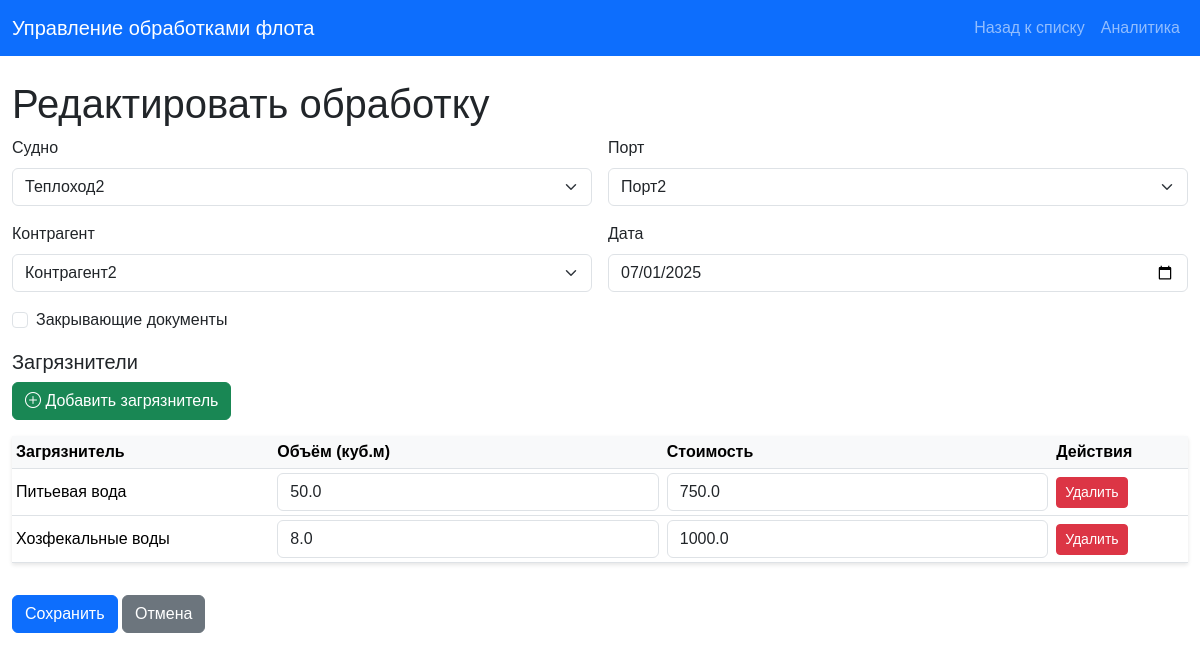
Before: /edit/2 with the older database file.
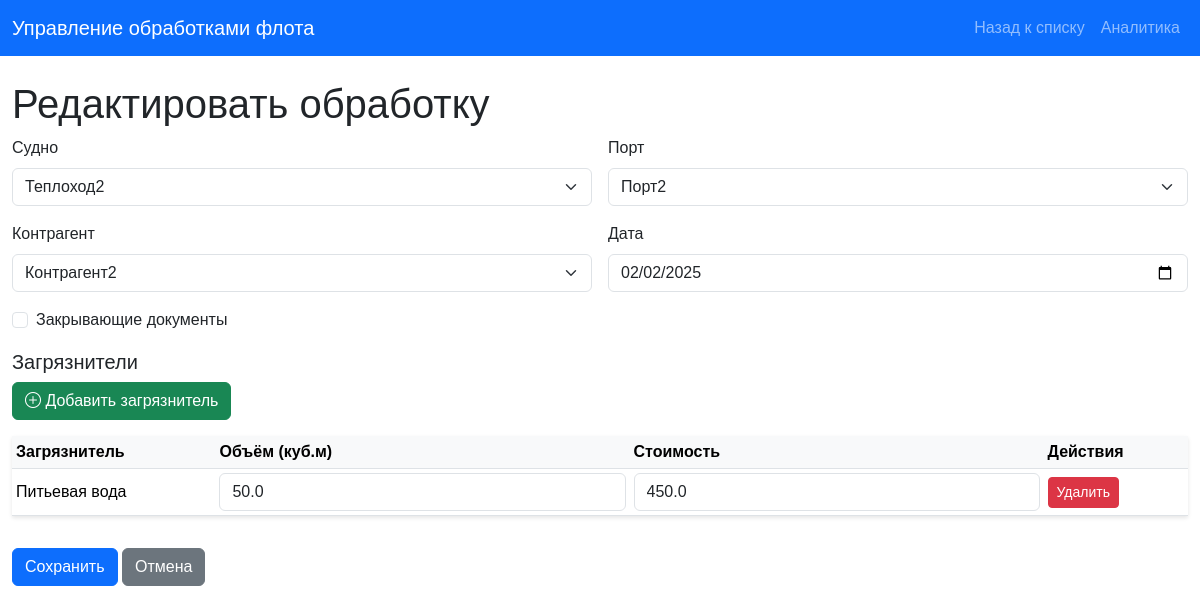
After: the same page with the newer database file.
### main.py (models this page shows)
class Operation(Base):
    __tablename__ = "operations"
    id = Column(Integer, primary_key=True, index=True)
    ship_id = Column(Integer, ForeignKey("ships.id"))
    port_id = Column(Integer, ForeignKey("ports.id"))
    contractor_id = Column(Integer, ForeignKey("contractors.id"))
    date = Column(Date)
    has_documents = Column(Boolean, default=False)
    ship = relationship("Ship")
    port = relationship("Port")
    contractor = relationship("Contractor")
    pollutants = relationship("OperationPollutant", back_populates="operation", cascade="all, delete-orphan")

class OperationPollutant(Base):
    __tablename__ = "operation_pollutants"
    id = Column(Integer, primary_key=True, index=True)
    operation_id = Column(Integer, ForeignKey("operations.id"))
    pollutant_id = Column(Integer, ForeignKey("pollutants.id"))
    volume = Column(Float, default=0.0)
    cost = Column(Float, default=0.0)
    operation = relationship("Operation", back_populates="pollutants")
    pollutant = relationship("Pollutant")

class Pollutant(Base):
    __tablename__ = "pollutants"
    id = Column(Integer, primary_key=True, index=True)
    name = Column(String, unique=True, index=True)

class Ship(Base):
    __tablename__ = "ships"
    id = Column(Integer, primary_key=True, index=True)
    name = Column(String, unique=True, index=True)

class Port(Base):
    __tablename__ = "ports"
    id = Column(Integer, primary_key=True, index=True)
    name = Column(String, unique=True, index=True)

class Contractor(Base):
    __tablename__ = "contractors"
    id = Column(Integer, primary_key=True, index=True)
    name = Column(String, unique=True, index=True)

### main.py (the view)
@app.get("/edit/{operation_id}", response_class=HTMLResponse)
async def edit_form(operation_id: int, request: Request, db: Session = Depends(get_db)):
    operation = db.query(Operation).filter(Operation.id == operation_id).first()
    if not operation:
        raise HTTPException(status_code=404, detail="Операция не найдена")
    ships = db.query(Ship).all()
    ports = db.query(Port).all()
    contractors = db.query(Contractor).all()
    pollutants = db.query(Pollutant).all()
    operation_pollutants = {op.pollutant_id: op for op in operation.pollutants} if operation.pollutants else {}
    return templates.TemplateResponse("edit.html", {
        "request": request, "operation": operation, "ships": ships, "ports": ports,
        "contractors": contractors, "pollutants": pollutants, "operation_pollutants": operation_pollutants
    })

### templates/edit.html (shortened to what the changed rows need)
<!DOCTYPE html>
<html lang="ru">
<head>
    <link href="https://cdn.jsdelivr.net/npm/bootstrap@5.3.3/dist/css/bootstrap.min.css" rel="stylesheet">
    <link href="/static/styles.css" rel="stylesheet">
    <link href="https://cdn.jsdelivr.net/npm/bootstrap-icons/font/bootstrap-icons.css" rel="stylesheet">
</head>
<body>
    <div class="container mt-4">
        <h1>Редактировать обработку</h1>
        <form method="post" class="row g-3" id="editForm">
            <div class="col-md-6">
                <label for="ship_id" class="form-label">Судно</label>
                <select name="ship_id" id="ship_id" class="form-select" required>
                    {% for ship in ships %}
                    <option value="{{ ship.id }}" {% if ship.id == operation.ship_id %}selected{% endif %}>{{ ship.name }}</option>
                    {% endfor %}
                </select>
            </div>
            <div class="col-md-6">
                <label for="port_id" class="form-label">Порт</label>
                <select name="port_id" id="port_id" class="form-select" required>
                    {% for port in ports %}
                    <option value="{{ port.id }}" {% if port.id == operation.port_id %}selected{% endif %}>{{ port.name }}</option>
                    {% endfor %}
                </select>
            </div>
            <div class="col-md-6">
                <label for="contractor_id" class="form-label">Контрагент</label>
                <select name="contractor_id" id="contractor_id" class="form-select" required>
                    {% for contractor in contractors %}
                    <option value="{{ contractor.id }}" {% if contractor.id == operation.contractor_id %}selected{% endif %}>{{ contractor.name }}</option>
                    {% endfor %}
                </select>
            </div>
            <div class="col-md-6">
                <label for="date" class="form-label">Дата</label>
                <input type="date" name="date" id="date" class="form-control" value="{{ operation.date }}" required>
            </div>
            <div class="col-12">
                <div class="form-check">
                    <input type="checkbox" name="has_documents" id="has_documents" class="form-check-input" {% if operation.has_documents %}checked{% endif %}>
                    <label for="has_documents" class="form-check-label">Закрывающие документы</label>
                </div>
            </div>
            <div class="col-12">
                <table class="table table-sm" id="pollutantsTable" {% if not operation_pollutants %}style="display: none;"{% endif %}>
                    <thead>
                        <tr>
                            <th>Загрязнитель</th>
                            <th>Объём (куб.м)</th>
                            <th>Стоимость</th>
                            <th>Действия</th>
                        </tr>
                    </thead>
                    <tbody id="pollutantsList">
                        {% for pollutant_id, op in operation_pollutants.items() %}
                        <tr data-pollutant-id="{{ pollutant_id }}">
                            <td>{{ op.pollutant.name }}</td>
                            <td><input type="number" step="0.01" name="volume_{{ pollutant_id }}" class="form-control" value="{{ op.volume }}" required></td>
                            <td><input type="number" step="0.01" name="cost_{{ pollutant_id }}" class="form-control" value="{{ op.cost }}" required></td>
                            <td><button type="button" class="btn btn-sm btn-danger" data-pollutant-id="{{ pollutant_id }}">Удалить</button></td>
                        </tr>
                        {% endfor %}
                    </tbody>
                </table>
            </div>
        </form>
    </div>
</body>
</html>

Changed rows visible on the page:
removed OperationPollutant: pollutant.name "Хозфекальные воды", volume "8.0", cost "1000.0"
changed Operation "Теплоход2": date "07/01/2025" → "02/02/2025"
changed OperationPollutant "Питьевая вода": cost "750.0" → "450.0"
